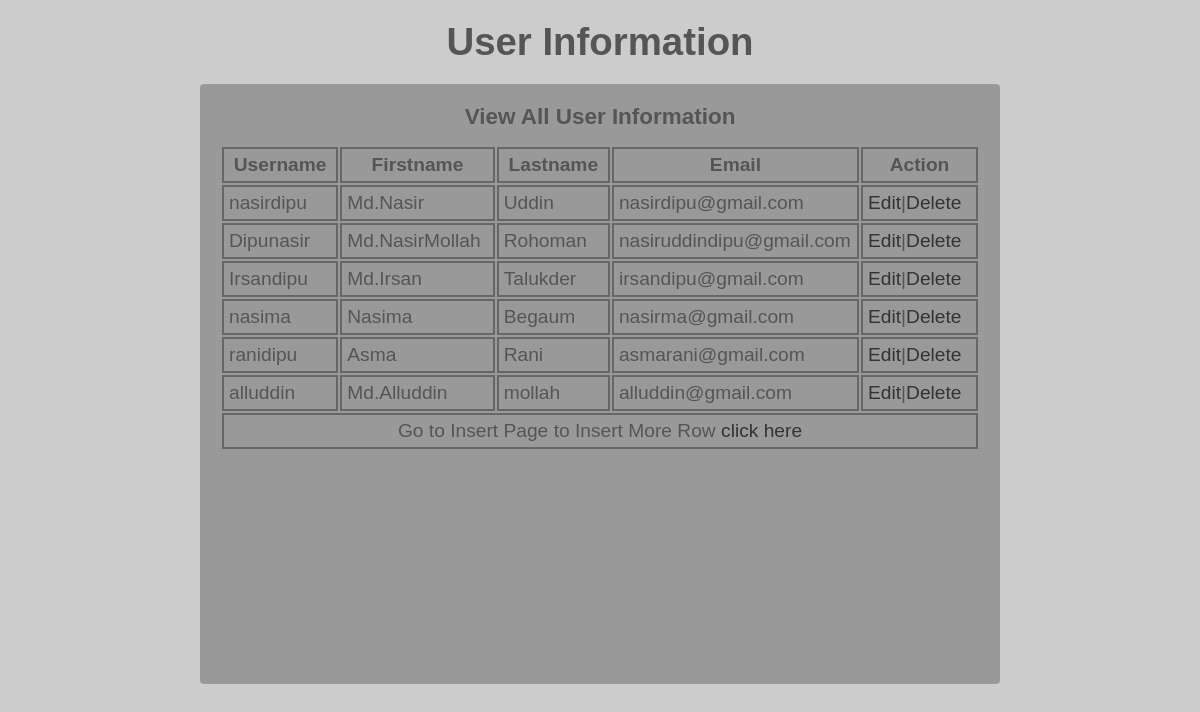
The app's page /view_user.php with its own data.
### tables this page shows
CREATE TABLE IF NOT EXISTS `user` (
  `id` int(11) NOT NULL AUTO_INCREMENT,
  `username` varchar(256) NOT NULL,
  `firstname` varchar(256) NOT NULL,
  `lastname` varchar(256) NOT NULL,
  `email` varchar(256) NOT NULL,
  `date` timestamp NOT NULL DEFAULT CURRENT_TIMESTAMP ON UPDATE CURRENT_TIMESTAMP,
  PRIMARY KEY (`id`)
);

### Class/Databases.php (called while the page is built, shortened)
<?php
Class Databases {
    protected $connect;
    public function __construct($host = "localhost", $dbname = "codepinp_db", $username = "root", $password = "dipu") {
        try {
            $this->connect = new PDO("mysql:host={$host}; dbname={$dbname}", $username, $password);
            $this->connect->setAttribute(PDO::ATTR_ERRMODE, PDO::ERRMODE_EXCEPTION);
            $this->connect->setAttribute(PDO::ATTR_DEFAULT_FETCH_MODE, PDO::FETCH_ASSOC);
        } catch (PDOException $e) {
            $this->isconnect = false;
            throw new Exception($e->getMessage());
        }
    }
    public function disconnect() {
        $this->connect = null;
    }
    public function get_rows_from_databases($param = []) {
        try {
            $query = "SELECT * FROM user";
            $result = $this->connect->prepare($query);
            $result->execute($param);
            return $result;
        } catch (PDOException $e) {
            throw new Exception($e->getMessage());
        }
    }
}

### view_user.php (the view)
<?php include 'Class/Databases.php'; ?>
<?php $title = "View All User Information" ?>
<?php include 'template/header.php'; ?>
<?php
$db = new Databases();
?>
<tr>
    <th>Username</th>
    <th>Firstname</th>
    <th>Lastname</th>
    <th>Email</th>
    <th>Action</th>
</tr>
<?php
$result = $db->get_rows_from_databases($param = []);
while ($row = $result->fetch()) {
    ?>
    <tr>
        <td><?php echo $row["username"]; ?></td>
        <td><?php echo $row["firstname"]; ?></td>
        <td><?php echo $row["lastname"]; ?></td>
        <td><?php echo $row["email"]; ?></td>
        <td>
            <a href="update_user.php?id=<?php echo $row['id']; ?>">Edit</a>|<a href="delete_user.php?id=<?php echo $row['id']; ?>">Delete</a>
        </td>
    </tr>
<?php } ?>
    <tr>
        <td align="center" colspan="5">Go to Insert Page to Insert More Row <a href="index.php">click here</a></td>
    </tr>
<?php include 'template/footer.php'; ?>

### template/header.php (shortened to what this page needs)
<!DOCTYPE HTML>
<html lang="en-US">
    <head>
        <?php if(isset($title)){ ?>
        <link rel="stylesheet" href="css/style.css" />
    </head>
    <body>
        <h1>User Information</h1>
        <div id="container">
            <h3><?php echo $title; ?></h3>
        <?php } ?>
            <form action="" method="post">
                <table align="center">

### template/footer.php (shortened to what this page needs)
                </table>
            </form>
        </div>
    </body>
</html>

### css/style.css (style rules this page uses)
body { background: #cccccc; width:960px; height: 600px; margin: 0 auto; font-family: cursive, sans-serif; font-size: 1.2em; color:#555; }
#container { width: 800px; height: 600px; background: #999; margin: 20px auto; border-radius:4px; }
form { padding:20px; padding-top:15px; }
td,tr,th { width:255px; border: 2px solid #666; padding:5px; }
h1 { margin: 20px auto; text-align: center; }
h3 { margin: 0 auto; text-align: center; margin-bottom: 0px; padding-top:20px; }
a { text-decoration: none; color:#333; }

### records on screen
user: username "nasirdipu", firstname "Md.Nasir", lastname "Uddin", email "nasirdipu@gmail.com"
user: username "Dipunasir", firstname "Md.NasirMollah", lastname "Rohoman", email "nasiruddindipu@gmail.com"
user: username "Irsandipu", firstname "Md.Irsan", lastname "Talukder", email "irsandipu@gmail.com"
user: username "nasima", firstname "Nasima", lastname "Begaum", email "nasirma@gmail.com"
user: username "ranidipu", firstname "Asma", lastname "Rani", email "asmarani@gmail.com"
user: username "alluddin", firstname "Md.Alluddin", lastname "mollah", email "alluddin@gmail.com"

### other values on screen
$title "View All User Information"
